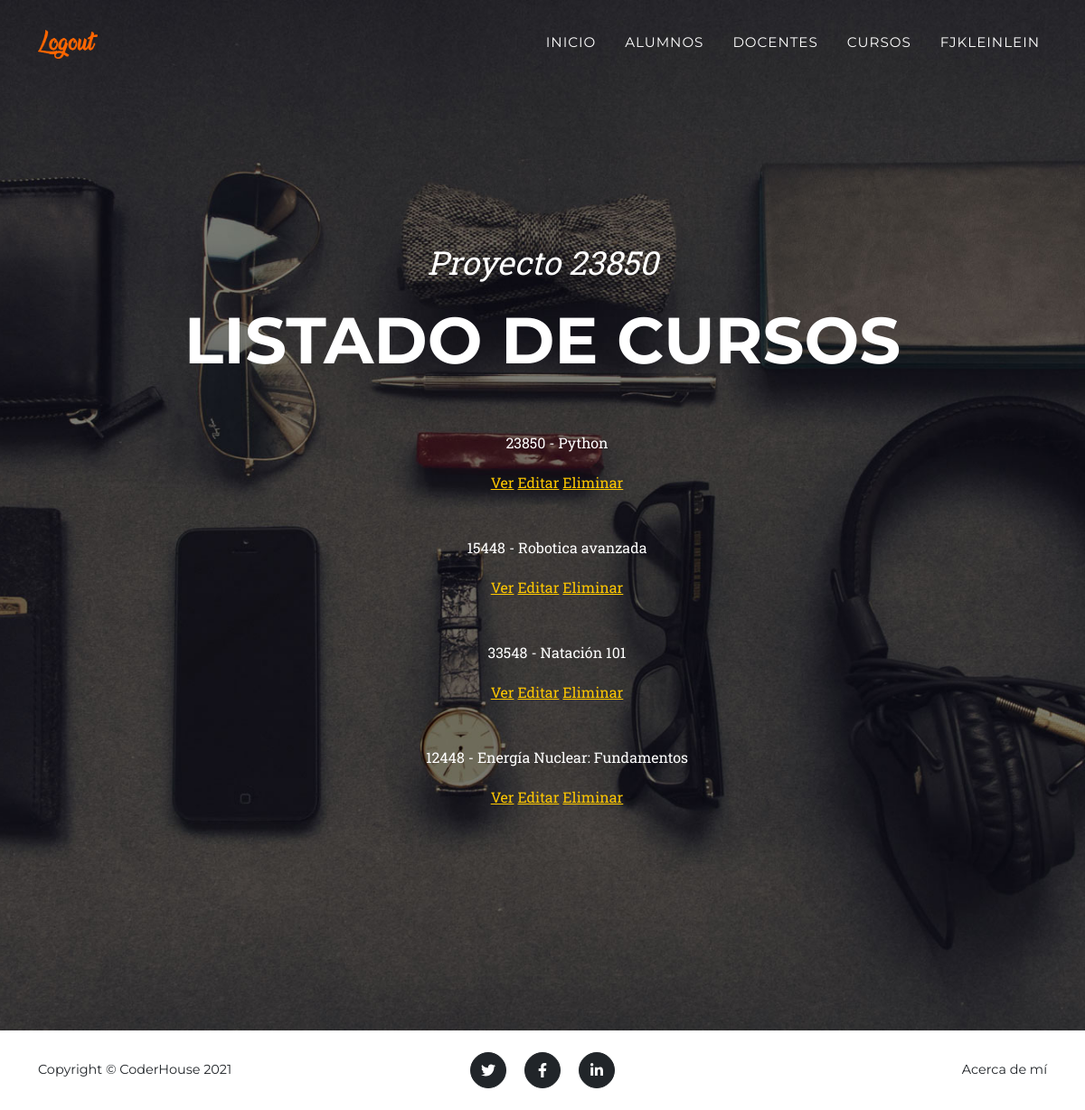
The app's page /AppCoder/cursos/list (signed in) with its own data.
### AppCoder/models.py (models this page shows, shortened)
class Curso(models.Model):
    comision = models.IntegerField()
    materia = models.CharField(max_length=40)

### AppCoder/views.py (the view)
# urls.py: path('cursos/list', views.CursoList.as_view(), name = "CurList"),
class CursoList(ListView):
    model = Curso
    template_name = "AppCoder/cursos_list.html"

### AppCoder/templates/AppCoder/cursos_list.html (shortened to what this page needs)
{% extends "AppCoder/parent.html" %}
{% load static %}
{% block titlecontent %}
    <header class="masthead">
        <div class="container">
            <div class="masthead-subheading">Proyecto 23850</div>
            <div class="masthead-heading text-uppercase">Listado de cursos</div>
        </div>
        <ul>
            {% for curso in object_list %}
                    <p>{{curso.comision}} - {{curso.materia}}</p>
                    <p>
                        <a href="{% url 'CurDetail' curso.id %}">Ver</a>
                        <a href="{% url 'CurEdit' curso.id %}">Editar</a>
                        <a href="{% url 'CurDelete' curso.id %}">Eliminar</a>
                    <br>
                    <br>
                    </p>
            {% endfor %}
        </ul>
    </header>
{% endblock %}

### AppCoder/templates/AppCoder/parent.html (shortened to what this page needs)
<!DOCTYPE html>
<html lang="en">
    <head>
        {% load static %}
        <link href="{% static 'AppCoder/css/styles.css' %}" rel="stylesheet" />
    </head>
    <body id="page-top">
        <nav class="navbar navbar-expand-lg navbar-dark fixed-top" id="mainNav">
            <div class="container">
                {% if user.is_authenticated %}
                    <a class="navbar-brand" href="{% url 'Logout' %}"><img src="{% static 'AppCoder/assets/img/navbar-logo - logout.png' %}" alt="Login" /></a>
                {% else %}
                    <img height = "40px" src="{% static 'AppCoder/assets/img/blank.png' %}" alt="">
                    <a class="navbar-brand" href="{% url 'Login' %}"><img src="{% static 'AppCoder/assets/img/navbar-logo - login.png' %}" alt="Logout" /></a>
                {% endif %}
                <div class="collapse navbar-collapse" id="navbarResponsive">
                    <ul class="navbar-nav text-uppercase ms-auto py-4 py-lg-0">
                        <li class="nav-item"><a class="nav-link" href="{% url 'Inicio' %}">Inicio</a></li>
                        <li class="nav-item"><a class="nav-link" href="{% url 'Alumnos' %}">Alumnos</a></li>
                        <li class="nav-item"><a class="nav-link" href="{% url 'Docentes' %}">Docentes</a></li>
                        <li class="nav-item"><a class="nav-link" href="{% url 'Cursos' %}">Cursos</a></li>
                        {% if user.is_authenticated %}
                        <li class="nav-item"><a class="nav-link" href="{% url 'EditUser' %}">{{request.user.username}}</a></li>
                        {% else %}
                        <li class="nav-item"><a class="nav-link" href="{% url 'Register' %}">Registro</a></li>
                        {% endif %}
                    </ul>
                </div>
            </div>
        </nav>
        {% block titlecontent %}
        {% endblock %}
        <footer class="footer py-4">
            <div class="container">
                <div class="row align-items-center">
                    <div class="col-lg-4 text-lg-start">Copyright &copy; CoderHouse 2021</div>
                    <div class="col-lg-4 my-3 my-lg-0">
                        <a class="btn btn-dark btn-social mx-2" href="#!"><i class="fab fa-twitter"></i></a>
                        <a class="btn btn-dark btn-social mx-2" href="#!"><i class="fab fa-facebook-f"></i></a>
                        <a class="btn btn-dark btn-social mx-2" href="#!"><i class="fab fa-linkedin-in"></i></a>
                    </div>
                    <div class="col-lg-4 text-lg-end">
                        <a class="link-dark text-decoration-none" href="{% url 'About' %}">Acerca de mí</a>
                    </div>
                </div>
            </div>
        </footer>
    </body>
</html>

### records on screen
Curso: comision "23850", materia "Python"
Curso: comision "15448", materia "Robotica avanzada"
Curso: comision "33548", materia "Natación 101"
Curso: comision "12448", materia "Energía Nuclear: Fundamentos"

### other values on screen
{{ request.user.username }} "FJKLEINLEIN"
